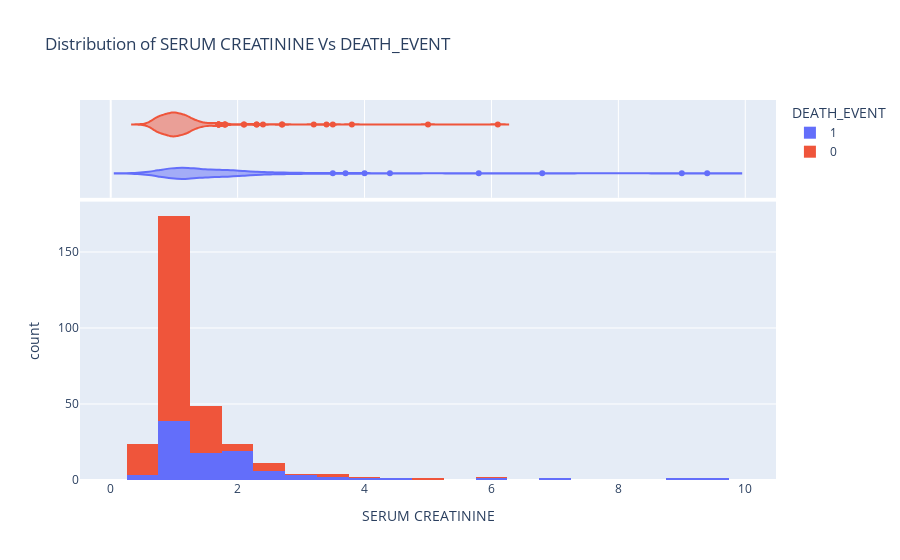

Notebook cell for this chart:
### Markdown cell above
**SERUM CREATININE**

### Code cell
fig = px.histogram(heart_failure_df, x="serum_creatinine", color="DEATH_EVENT", marginal="violin", hover_data=heart_failure_df.columns, 
                   title ="Distribution of SERUM CREATININE Vs DEATH_EVENT", 
                   labels={"serum_creatinine": "SERUM CREATININE"})
fig.show()

### Figure 1 — Plotly figure (JSON) as saved in the notebook; plotly's stock layout.template omitted (floating-point values rounded to 4 significant figures; data arrays with more than 128 entries replaced by an {"elided": "..."} marker saying what was removed)
{"data": [{"alignmentgroup": "True", "bingroup": "x", "hovertemplate": "DEATH_EVENT=1<br>SERUM CREATININE=%{x}<br>count=%{y}<extra></extra>", "legendgroup": "1", "marker": {"color": "#636efa"}, "name": "1", "offsetgroup": "1", "orientation": "v", "showlegend": true, "type": "histogram", "x": [1.9, 1.1, 1.3, 1.9, 2.7, 2.1, 1.2, 1.1, 1.5, 9.4, 4, 0.9, 1.1, 1.1, 1.3, 0.9, 0.8, 1, 1.9, 1.6, 0.9, 1.83, 1.9, 1, 1.3, 5.8, 1.2, 1.83, 3, 1, 1, 3.5, 1, 1, 3, 1.83, 1.2, 1.2, 1.1, 1.9, 0.9, 0.6, 4.4, 1, 1, 1.4, 6.8, 1, 2.2, 2, 1.1, 1.3, 1, 2.3, 1, 2.9, 1.3, 1, 1.2, 1.83, 1, 1.2, 0.7, 2.5, 1, 1.7, 1.7, 1.2, 1.3, 1.83, 3.7, 2.1, 1.1, 1.7, 1.83, 2.5, 0.9, 1.1, 1.3, 2.4, 1, 1.2, 2.5, 1.2, 1.5, 0.6, 2.1, 1.6, 1.8, 1.6, 9, 1.83, 1.7, 1.1, 1.4, 1.83], "xaxis": "x", "yaxis": "y"}, {"alignmentgroup": "True", "customdata": {"elided": "96x12 float values"}, "hovertemplate": "DEATH_EVENT=%{customdata[11]}<br>SERUM CREATININE=%{x}<br>age=%{customdata[0]}<br>anaemia=%{customdata[1]}<br>creatinine_phosphokinase=%{customdata[2]}<br>diabetes=%{customdata[3]}<br>ejection_fraction=%{customdata[4]}<br>high_blood_pressure=%{customdata[5]}<br>platelets=%{customdata[6]}<br>serum_sodium=%{customdata[7]}<br>sex=%{customdata[8]}<br>smoking=%{customdata[9]}<br>time=%{customdata[10]}<extra></extra>", "legendgroup": "1", "marker": {"color": "#636efa"}, "name": "1", "offsetgroup": "1", "scalegroup": "x", "showlegend": false, "type": "violin", "x": [1.9, 1.1, 1.3, 1.9, 2.7, 2.1, 1.2, 1.1, 1.5, 9.4, 4, 0.9, 1.1, 1.1, 1.3, 0.9, 0.8, 1, 1.9, 1.6, 0.9, 1.83, 1.9, 1, 1.3, 5.8, 1.2, 1.83, 3, 1, 1, 3.5, 1, 1, 3, 1.83, 1.2, 1.2, 1.1, 1.9, 0.9, 0.6, 4.4, 1, 1, 1.4, 6.8, 1, 2.2, 2, 1.1, 1.3, 1, 2.3, 1, 2.9, 1.3, 1, 1.2, 1.83, 1, 1.2, 0.7, 2.5, 1, 1.7, 1.7, 1.2, 1.3, 1.83, 3.7, 2.1, 1.1, 1.7, 1.83, 2.5, 0.9, 1.1, 1.3, 2.4, 1, 1.2, 2.5, 1.2, 1.5, 0.6, 2.1, 1.6, 1.8, 1.6, 9, 1.83, 1.7, 1.1, 1.4, 1.83], "xaxis": "x2", "yaxis": "y2"}, {"alignmentgroup": "True", "bingroup": "x", "hovertemplate": "DEATH_EVENT=0<br>SERUM CREATININE=%{x}<br>count=%{y}<extra></extra>", "legendgroup": "0", "marker": {"color": "#EF553B"}, "name": "0", "offsetgroup": "0", "orientation": "v", "showlegend": true, "type": "histogram", "x": {"elided": "203 float values"}, "xaxis": "x", "yaxis": "y"}, {"alignmentgroup": "True", "customdata": {"elided": "203x12 float values"}, "hovertemplate": "DEATH_EVENT=%{customdata[11]}<br>SERUM CREATININE=%{x}<br>age=%{customdata[0]}<br>anaemia=%{customdata[1]}<br>creatinine_phosphokinase=%{customdata[2]}<br>diabetes=%{customdata[3]}<br>ejection_fraction=%{customdata[4]}<br>high_blood_pressure=%{customdata[5]}<br>platelets=%{customdata[6]}<br>serum_sodium=%{customdata[7]}<br>sex=%{customdata[8]}<br>smoking=%{customdata[9]}<br>time=%{customdata[10]}<extra></extra>", "legendgroup": "0", "marker": {"color": "#EF553B"}, "name": "0", "offsetgroup": "0", "scalegroup": "x", "showlegend": false, "type": "violin", "x": {"elided": "203 float values"}, "xaxis": "x2", "yaxis": "y2"}], "layout": {"barmode": "relative", "legend": {"title": {"text": "DEATH_EVENT"}, "tracegroupgap": 0}, "title": {"text": "Distribution of SERUM CREATININE Vs DEATH_EVENT"}, "xaxis": {"anchor": "y", "domain": [0, 1], "title": {"text": "SERUM CREATININE"}, "type": "linear", "range": [-0.4841, 10.48], "autorange": true}, "xaxis2": {"anchor": "y2", "domain": [0, 1], "matches": "x", "showgrid": true, "showticklabels": false, "type": "linear", "range": [-0.4841, 10.48], "autorange": true}, "yaxis": {"anchor": "x", "domain": [0, 0.7326], "title": {"text": "count"}, "range": [0, 183.2], "autorange": true}, "yaxis2": {"anchor": "x2", "domain": [0.7426, 1], "matches": "y2", "showgrid": false, "showline": false, "showticklabels": false, "ticks": "", "type": "category", "range": [-0.5, 1.5], "autorange": true}, "autosize": true}}
